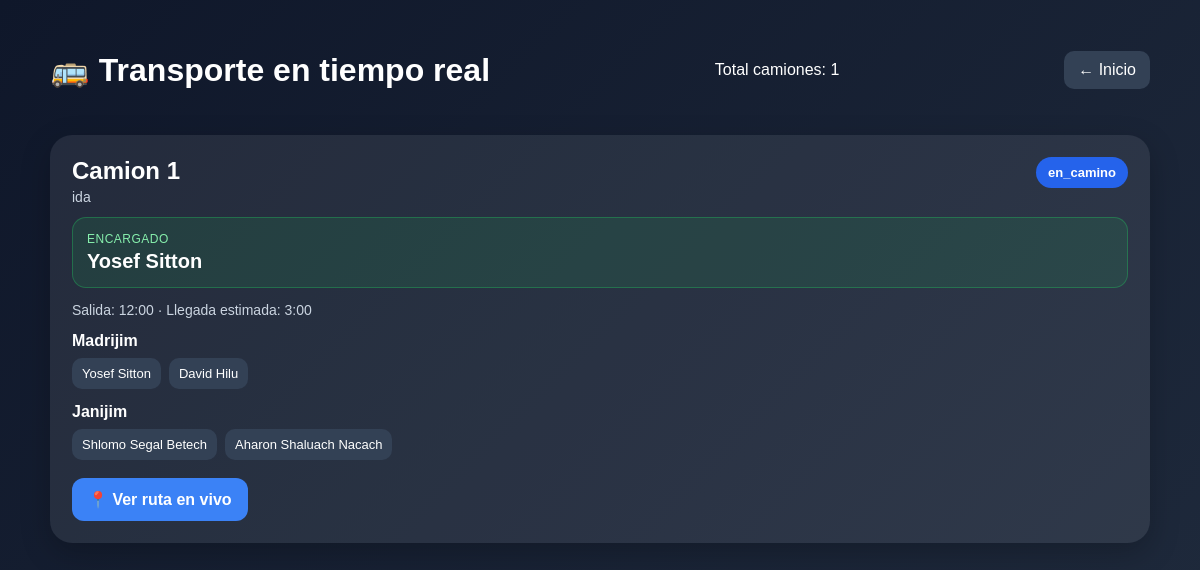
The page /transporte-publico/ on the database as committed earlier.
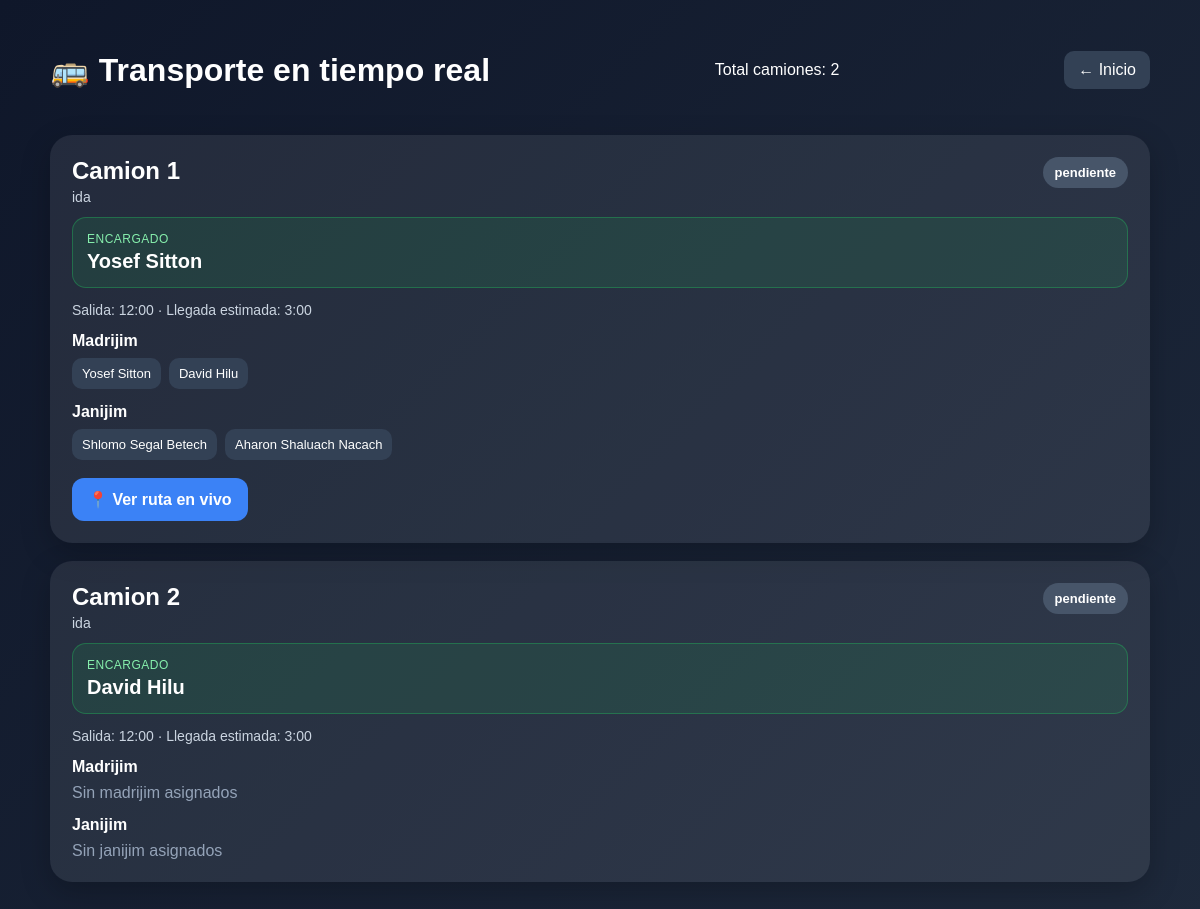
The same page on the database as committed later.
### transporte/models.py (models this page shows, shortened)
class Camion(models.Model):
    TIPOS = [
        ('ida', 'Ida'),
        ('regreso', 'Regreso'),
    ]
    ESTADOS = [
        ('pendiente', 'Pendiente'),
        ('saliendo', 'Saliendo'),
        ('en_camino', 'En camino'),
        ('llegando', 'Llegando'),
        ('llego', 'Llegó'),
    ]
    nombre = models.CharField(max_length=100)
    tipo = models.CharField(max_length=20, choices=TIPOS)
    estado = models.CharField(max_length=20, choices=ESTADOS, default='pendiente')
    encargado = models.ForeignKey(
        UsuarioCamp,
        on_delete=models.SET_NULL,
        null=True,
        blank=True,
        limit_choices_to={'tipo': 'madrij'},
        related_name='camiones_encargado'
    )
    hora_salida = models.CharField(max_length=20, blank=True, null=True)
    hora_estimada = models.CharField(max_length=20, blank=True, null=True)
    link_ruta = models.TextField(blank=True, null=True)

class CamionMadrij(models.Model):
    camion = models.ForeignKey(Camion, on_delete=models.CASCADE)
    madrij = models.ForeignKey(
        UsuarioCamp,
        on_delete=models.CASCADE,
        limit_choices_to={'tipo': 'madrij'}
    )

class CamionJanij(models.Model):
    camion = models.ForeignKey(Camion, on_delete=models.CASCADE)
    janij = models.ForeignKey(Janij, on_delete=models.CASCADE)

### usuarios/models.py (models this page shows, shortened)
class UsuarioCamp(models.Model):
    TIPOS = [
        ('admin', 'Admin'),
        ('madrij', 'Madrij'),
        ('arbitro', 'Arbitro'),
        ('consulta', 'Consulta'),
    ]
    nombre = models.CharField(max_length=100)
    username = models.CharField(max_length=100, unique=True)
    password = models.CharField(max_length=100)
    tipo = models.CharField(max_length=20, choices=TIPOS)

### kbutzot/models.py (models this page shows, shortened)
class Janij(models.Model):
    nombre = models.CharField(max_length=100)
    kbutza = models.ForeignKey(Kbutza, on_delete=models.SET_NULL, null=True, blank=True)
    nombre_mama = models.CharField(max_length=100, blank=True, null=True)
    tel_mama = models.CharField(max_length=30, blank=True, null=True)
    nombre_papa = models.CharField(max_length=100, blank=True, null=True)
    tel_papa = models.CharField(max_length=30, blank=True, null=True)
    info_medica = models.TextField(blank=True, null=True)

### torneo/views.py (the view)
# urls.py: path('transporte-publico/', transporte_publico, name='transporte_publico'),
def transporte_publico(request):
    camiones = Camion.objects.all().order_by('tipo', 'nombre')
    data = []
    for c in camiones:
        madrijim = CamionMadrij.objects.filter(camion=c)
        janijim = CamionJanij.objects.filter(camion=c)
        mapa_embed = None
        if c.link_ruta:
            mapa_embed = c.link_ruta
        data.append({
            'camion': c,
            'madrijim': madrijim,
            'janijim': janijim,
            'mapa_embed': mapa_embed,
        })
    return render(request, 'transporte_publico.html', {'data': data})

### templates/transporte_publico.html (shortened to what this page needs)
<!DOCTYPE html>
<html lang="es">
<head>
</head>
<body>
<div class="container">
    <div class="header">
        <h1>🚌 Transporte en tiempo real</h1>
        <p>Total camiones: {{ data|length }}</p>
        <a class="back" href="/">← Inicio</a>
    </div>
    <div class="grid">
        {% for item in data %}
            <div class="card">
                <div class="top">
                    <div>
                        <div class="title">{{ item.camion.nombre }}</div>
                        <div class="type">{{ item.camion.tipo }}</div>
                    </div>
                    <div class="estado-badge estado-{{ item.camion.estado }}">
                        {{ item.camion.estado }}
                    </div>
                </div>
                <div class="encargado-box">
                    <div class="encargado-label">Encargado</div>
                    <div class="encargado-name">
                        {% if item.camion.encargado %}
                            {{ item.camion.encargado.nombre }}
                        {% else %}
                            Sin asignar
                        {% endif %}
                    </div>
                </div>
                <div class="times">
                    Salida: {{ item.camion.hora_salida|default:"-" }} ·
                    Llegada estimada: {{ item.camion.hora_estimada|default:"-" }}
                </div>
                <div class="section">
                    <h3>Madrijim</h3>
                    <div class="badges">
                        {% for m in item.madrijim %}
                            <span class="badge">{{ m.madrij.nombre }}</span>
                        {% empty %}
                            <span class="empty">Sin madrijim asignados</span>
                        {% endfor %}
                    </div>
                </div>
                <div class="section">
                    <h3>Janijim</h3>
                    <div class="badges">
                        {% for j in item.janijim %}
                            <span class="badge">{{ j.janij.nombre }}</span>
                        {% empty %}
                            <span class="empty">Sin janijim asignados</span>
                        {% endfor %}
                    </div>
                </div>
                {% if item.camion.link_ruta %}
                    <a class="btn-maps" href="{{ item.camion.link_ruta }}" target="_blank">
                       📍 Ver ruta en vivo
                    </a>
               {% endif %}
            </div>
        {% empty %}
            <div class="card">
                <div class="empty">No hay camiones disponibles.</div>
            </div>
        {% endfor %}
    </div>
</div>
</body>
</html>

Rows that differ between the two databases and show on the page:
changed Camion "Camion 1": estado "en_camino" → "pendiente" (drawn); camion.estado "en_camino" → "pendiente"
added Camion: camion.nombre "Camion 2", camion.tipo "ida", camion.estado "pendiente", camion.encargado.nombre "David Hilu", camion.hora_salida "12:00", camion.hora_estimada "3:00"
Other text that changed with them:
{{ data|length }}: "1" → "2"
